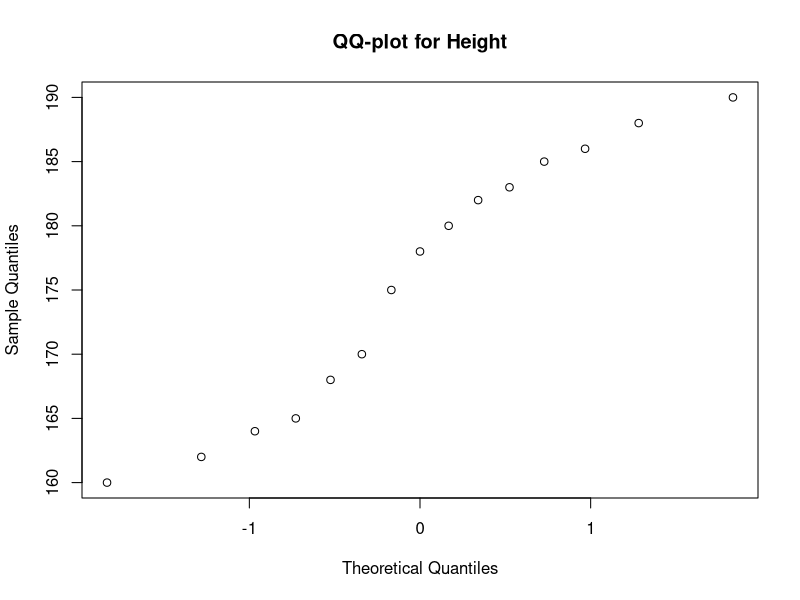
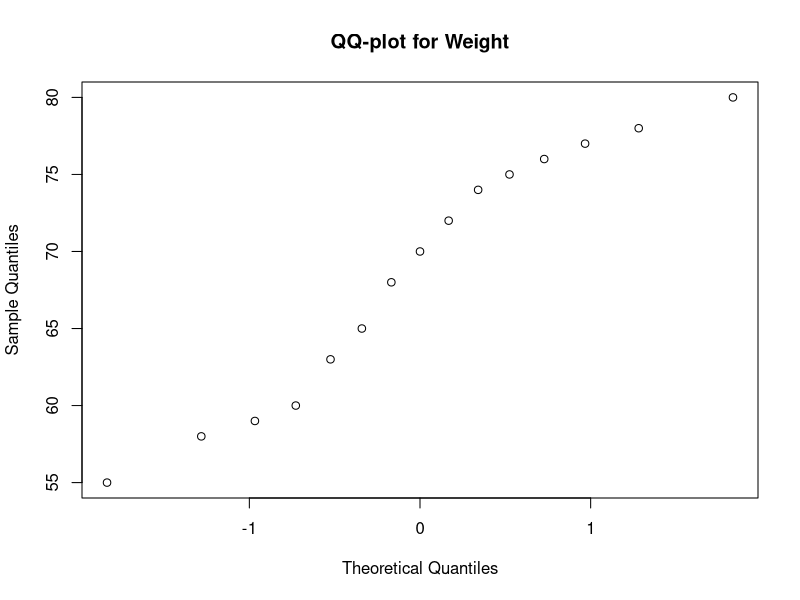

Write the R code that produced these figures, in order.
sink("Дорошенко.out")

library(boot)

# Задание 1

# Данные
salary <- c(21, 19, 27, 11, 102, 25, 21)
n <- length(salary)
mean_salary <- mean(salary)
var_salary <- var(salary)

# 1.1 Доверительные интервалы для средней зарплаты

# Параметрические доверительные интервалы
se_salary <- sd(salary) / sqrt(n)
ci_parametric_95_mean <- mean_salary + qt(c(0.025, 0.975), df=n-1) * se_salary
ci_parametric_99_mean <- mean_salary + qt(c(0.005, 0.995), df=n-1) * se_salary

# Бутстрепные доверительные интервалы
ci_bootstrap_95_mean <- boot.ci(boot(salary, function(data, indices) mean(data[indices]), R=1000), type="bca", conf=0.95)
ci_bootstrap_99_mean <- boot.ci(boot(salary, function(data, indices) mean(data[indices]), R=1000), type="bca", conf=0.99)

# 1.2 Доверительные интервалы для дисперсии зарплат

# Параметрические доверительные интервалы
chi_lower_95 <- qchisq(0.975, df=n-1)
chi_upper_95 <- qchisq(0.025, df=n-1)
chi_lower_99 <- qchisq(0.995, df=n-1)
chi_upper_99 <- qchisq(0.005, df=n-1)

ci_parametric_95_var <- c((n-1) * var_salary / chi_lower_95, (n-1) * var_salary / chi_upper_95)
ci_parametric_99_var <- c((n-1) * var_salary / chi_lower_99, (n-1) * var_salary / chi_upper_99)

# Бутстрепные доверительные интервалы
ci_bootstrap_95_var <- boot.ci(boot(salary, function(data, indices) var(data[indices]), R=1000), type="bca", conf=0.95)
ci_bootstrap_99_var <- boot.ci(boot(salary, function(data, indices) var(data[indices]), R=1000), type="bca", conf=0.99)

# Задание 2

# Функция для метода "складного ножа" (jackknife)
jackknife <- function(data, statistic) {
  n <- length(data)
  overall_stat <- statistic(data)
  jackknife_samples <- sapply(1:n, function(i) statistic(data[-i]))
  jack_stat <- n * overall_stat - (n - 1) * mean(jackknife_samples)
  return(jack_stat)
}

# Оценка средней зарплаты и выборочной дисперсии методом "складного ножа"
jackknife_mean_salary <- jackknife(salary, mean)
jackknife_var_salary <- jackknife(salary, var)

# Задание 3

# Загрузка данных
data <- read.table("data/group.txt", header = TRUE)

# Тест Шапиро-Уилка
shapiro_test_height <- shapiro.test(data$Height)
shapiro_test_weight <- shapiro.test(data$Weight)

# Вывод результатов теста Шапиро-Уилка
print(shapiro_test_height)
print(shapiro_test_weight)

# Тест Колмогорова-Смирнова
ks_test_height <- ks.test(data$Height, "pnorm", mean(data$Height), sd(data$Height))
ks_test_weight <- ks.test(data$Weight, "pnorm", mean(data$Weight), sd(data$Weight))

# Вывод результатов теста Колмогорова-Смирнова
print(ks_test_height)
print(ks_test_weight)

# QQ-plot для роста
qq_height <- qqnorm(data$Height, plot.it = FALSE)
plot(qq_height$x, qq_height$y, main = "QQ-plot for Height", xlab = "Theoretical Quantiles", ylab = "Sample Quantiles")
abline(0, 1, col = "red")

# QQ-plot для веса
qq_weight <- qqnorm(data$Weight, plot.it = FALSE)
plot(qq_weight$x, qq_weight$y, main = "QQ-plot for Weight", xlab = "Theoretical Quantiles", ylab = "Sample Quantiles")
abline(0, 1, col = "red")

# Задание 4

# Функция для расчета параметрических доверительных интервалов
parametric_ci <- function(data, level = 0.95) {
  n <- length(data)
  mean_data <- mean(data)
  var_data <- var(data)
  
  # Доверительные интервалы для среднего
  se_mean <- sd(data) / sqrt(n)
  t_crit <- qt(c((1-level)/2, 1-(1-level)/2), df=n-1)
  ci_mean <- mean_data + t_crit * se_mean
  
  # Доверительные интервалы для дисперсии
  chi_crit <- qchisq(c(1-(1-level)/2, (1-level)/2), df=n-1)
  ci_var <- ((n - 1) * var_data) / chi_crit
  
  return(list(ci_mean = ci_mean, ci_var = ci_var))
}

# Функция для расчета бутстрепных доверительных интервалов
bootstrap_ci <- function(data, level = 0.95) {
  ci_mean <- boot.ci(boot(data, function(data, indices) mean(data[indices]), R=1000), type="bca", conf=level)
  ci_var <- boot.ci(boot(data, function(data, indices) var(data[indices]), R=1000), type="bca", conf=level)
  
  return(list(ci_mean = ci_mean, ci_var = ci_var))
}

# Расчет параметрических и бутстрепных доверительных интервалов для роста и веса
height_parametric_95 <- parametric_ci(data$Height)
weight_parametric_95 <- parametric_ci(data$Weight)
height_bootstrap_95 <- bootstrap_ci(data$Height)
weight_bootstrap_95 <- bootstrap_ci(data$Weight)

height_parametric_99 <- parametric_ci(data$Height, level = 0.99)
weight_parametric_99 <- parametric_ci(data$Weight, level = 0.99)
height_bootstrap_99 <- bootstrap_ci(data$Height, level = 0.99)
weight_bootstrap_99 <- bootstrap_ci(data$Weight, level = 0.99)

# Вывод результатов
print(height_parametric_95)
print(weight_parametric_95)
print(height_bootstrap_95)
print(weight_bootstrap_95)

print(height_parametric_99)
print(weight_parametric_99)
print(height_bootstrap_99)
print(weight_bootstrap_99)


sink()
